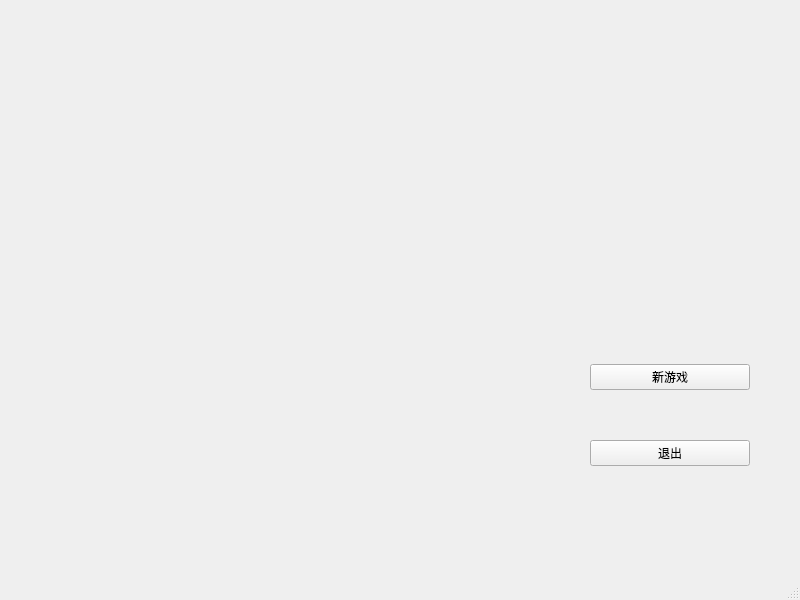
<?xml version="1.0" encoding="UTF-8"?>
<ui version="4.0">
 <class>InitWindow</class>
 <widget class="QMainWindow" name="InitWindow">
  <property name="geometry">
   <rect>
    <x>0</x>
    <y>0</y>
    <width>800</width>
    <height>600</height>
   </rect>
  </property>
  <property name="windowTitle">
   <string>InitWindow</string>
  </property>
  <widget class="QWidget" name="centralwidget">
   <widget class="QWidget" name="verticalLayoutWidget">
    <property name="geometry">
     <rect>
      <x>590</x>
      <y>320</y>
      <width>160</width>
      <height>191</height>
     </rect>
    </property>
    <layout class="QVBoxLayout" name="verticalLayout">
     <item>
      <widget class="QPushButton" name="startBtn">
       <property name="text">
        <string>新游戏</string>
       </property>
      </widget>
     </item>
     <item>
      <widget class="QPushButton" name="exitBtn">
       <property name="text">
        <string>退出</string>
       </property>
      </widget>
     </item>
    </layout>
   </widget>
  </widget>
  <widget class="QStatusBar" name="statusbar"/>
 </widget>
 <resources/>
 <connections>
  <connection>
   <sender>startBtn</sender>
   <signal>clicked()</signal>
   <receiver>InitWindow</receiver>
   <slot>close()</slot>
   <hints>
    <hint type="sourcelabel">
     <x>669</x>
     <y>370</y>
    </hint>
    <hint type="destinationlabel">
     <x>399</x>
     <y>299</y>
    </hint>
   </hints>
  </connection>
  <connection>
   <sender>exitBtn</sender>
   <signal>clicked()</signal>
   <receiver>InitWindow</receiver>
   <slot>close()</slot>
   <hints>
    <hint type="sourcelabel">
     <x>669</x>
     <y>491</y>
    </hint>
    <hint type="destinationlabel">
     <x>399</x>
     <y>299</y>
    </hint>
   </hints>
  </connection>
 </connections>
</ui>
